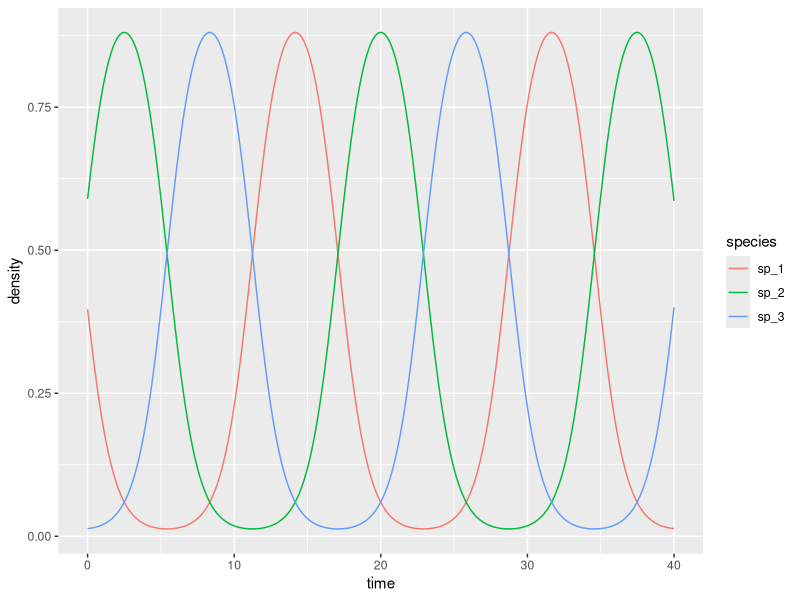
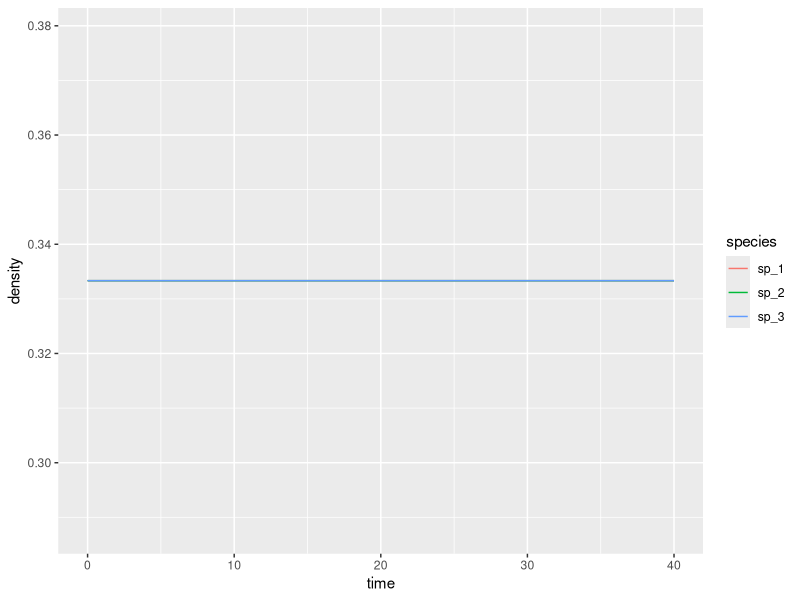
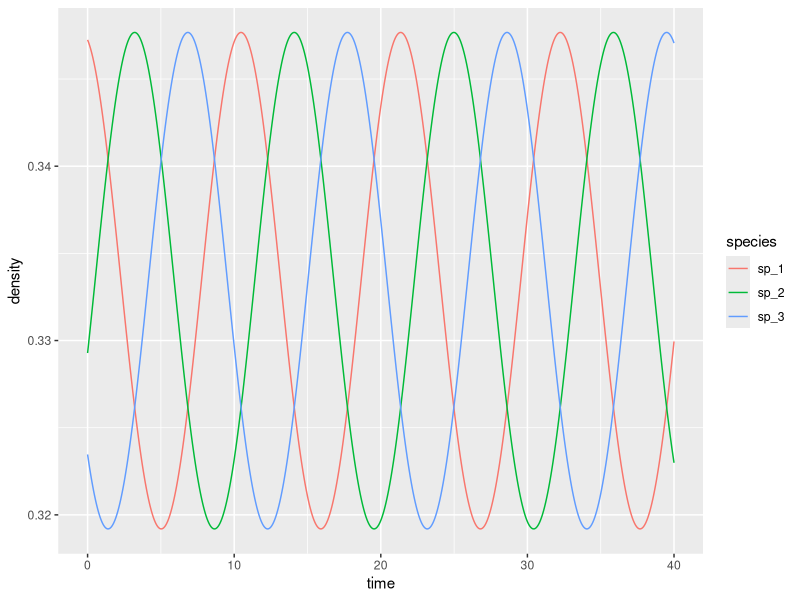
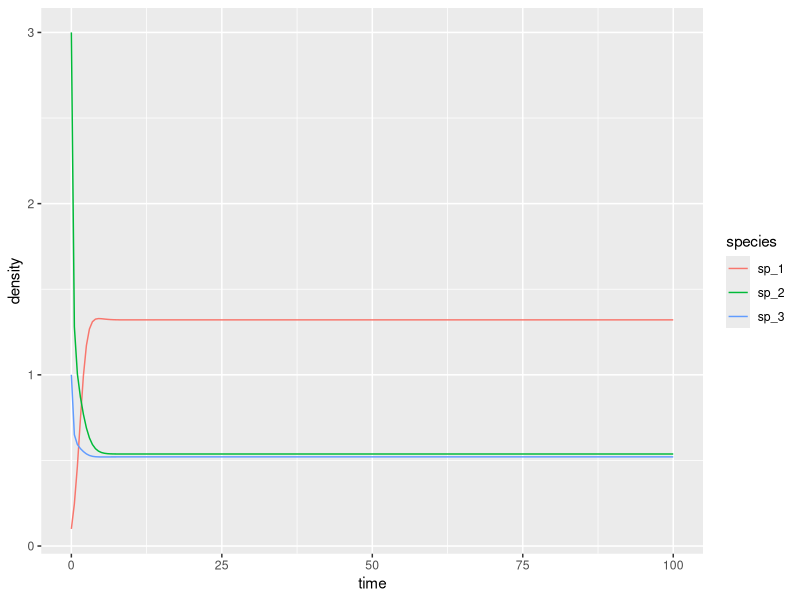
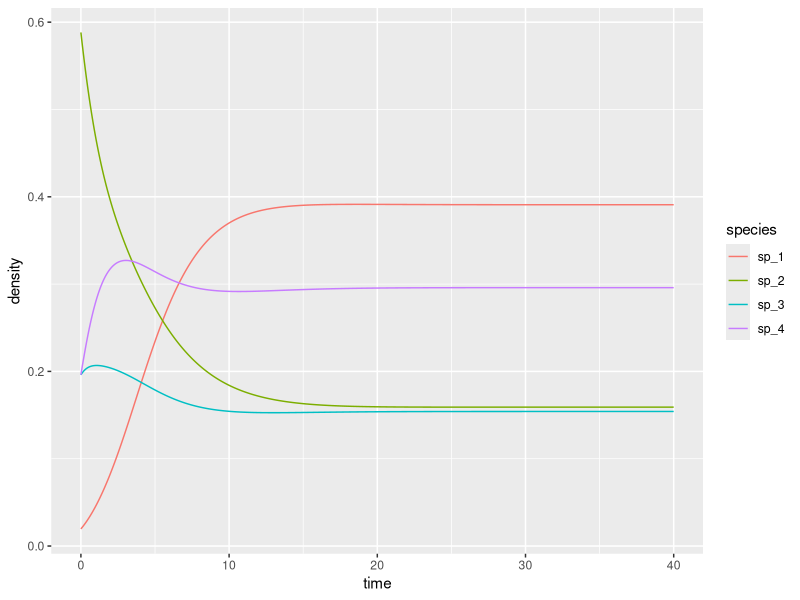
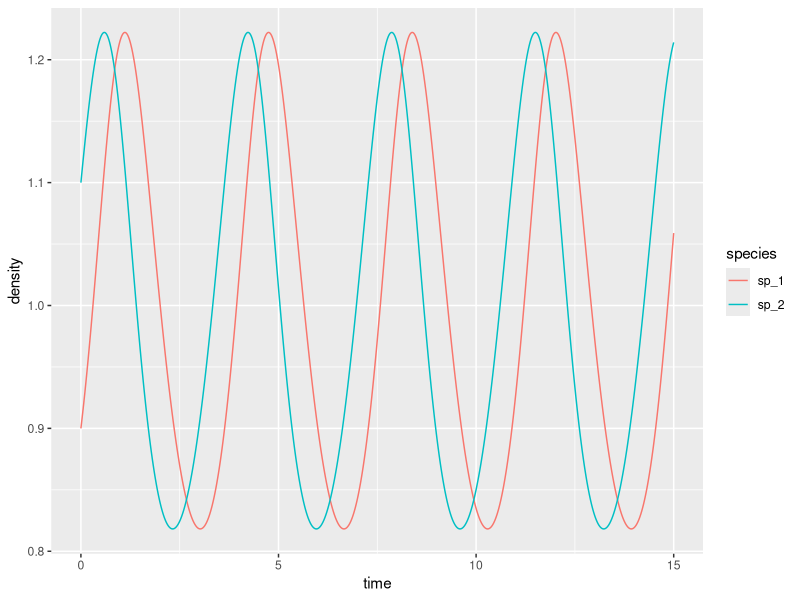
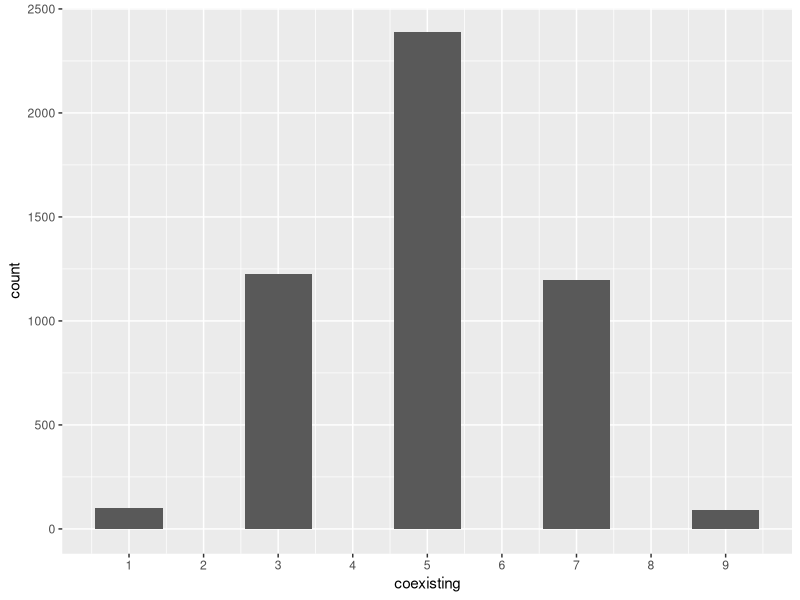
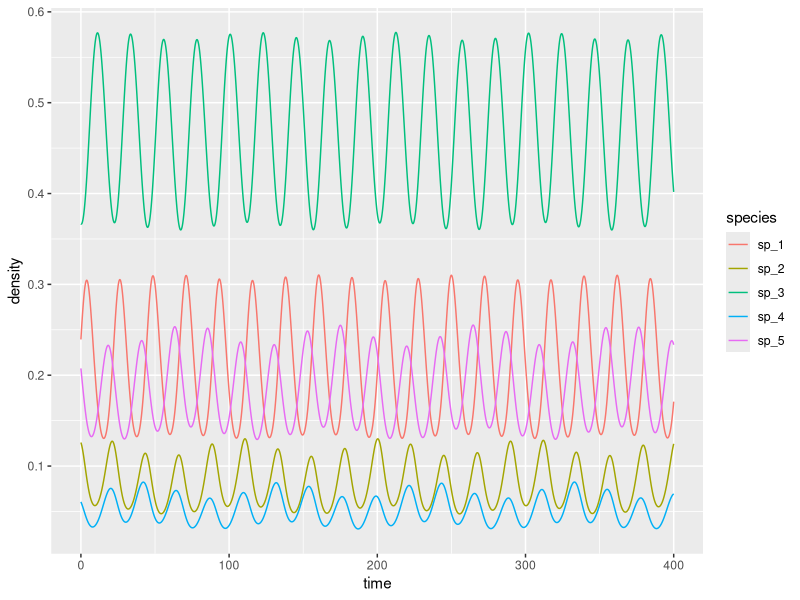

Write the R code that produced these figures, in order.
## ---- chunk 1
library(deSolve) # integrate ODEs
library(tidyverse) # plotting and wrangling
# define the differential equation
RE <-function(t, x, parameters){
  with(as.list(c(x, parameters)), {
    x[x < 10^-8] <- 0 # prevent numerical problems
    x <- x / sum(x) # keep on simplex
    dxdt <- x * (A %*% x - sum(x * A %*% x))
    list(dxdt)
  })
}
# function to plot output
plot_ODE_output <- function(out){
  out <- as.data.frame(out)
  colnames(out) <- c("time", paste("sp", 1:(ncol(out) -1), sep = "_"))
  out <- as_tibble(out) %>% gather(species, density, -time)
  pl <- ggplot(data = out) + 
    aes(x = time, y = density, colour = species) + 
    geom_line()
  show(pl)
  return(out)
}
# general function to integrate RE
integrate_RE <- function(A, x0, maxtime = 40, steptime = 0.05){
  times <- seq(0, maxtime, by = steptime)
  parameters <- list(A = A)
  # solve numerically
  out <- ode(y = x0, times = times, 
           func = RE, parms = parameters, 
           method = "ode45")
  # plot and make into tidy form
  out <- plot_ODE_output(out)
  return(out)
}
# payoff matrix
A <- matrix(c(0, -1, 1,
              1, 0, -1,
              -1, 1, 0), 3, 3, byrow = TRUE)
# initial conditions
x0 <- runif(3)
x0 <- x0 / sum(x0)
rps <- integrate_RE(A, x0)
## ---- chunk 2
x0 <- rep(1 / 3, 3)
rps <- integrate_RE(A, x0)
## ---- chunk 3
x0 <- rep(1/3, 3) + 0.05 * runif(3)
x0 <- x0 / sum(x0)
rps <- integrate_RE(A, x0)
## ---- chunk 4
# Generalized Lotka-Volterra model
GLV <- function(t, x, parameters){
  with(as.list(c(x, parameters)), {
    x[x < 10^-8] <- 0 # prevent numerical problems
    dxdt <- x * (r + A %*% x)
    list(dxdt)
  })
}
# general function to integrate GLV
integrate_GLV <- function(r, A, x0, maxtime = 100, steptime = 0.5){
  times <- seq(0, maxtime, by = steptime)
  parameters <- list(r = r, A = A)
  # solve numerically
  out <- ode(y = x0, times = times, 
           func = GLV, parms = parameters, 
           method = "ode45")
  # plot and make into tidy form
  out <- plot_ODE_output(out)
  return(out)
}
## ---- chunk 5
r <- c(1, 2, 3)
A <- matrix(c(-1, 0.5, 0.1,
              -0.7, -2, 0,
              -0.3, 0, -5), 3, 3, byrow = TRUE)
x0 <- c(0.1, 3, 1)
glvex <- integrate_GLV(r, A, x0)
## ---- chunk 6
B <- matrix(0, 4, 4)
B[1:3, 1:3] <- A
B[1:3, 4] <- r
B
y0 <- c(x0, 1)
y0 <- y0 / sum(y0)
reex <- integrate_RE(B, y0)
## ---- chunk 7
glvex %>% filter(time == 100)
## ---- chunk 8
reex %>% filter(time == 40)
reex %>% filter(time == 40) %>% mutate(density = density / tail(density, 1))
## ---- chunk 9
r <- c(-1, 1)
A <- matrix(c(-1, 2,
              -2, 1), 2, 2, byrow = TRUE)
x0 <- c(0.9, 1.1)
glvex <- integrate_GLV(r, A, x0, maxtime = 15, steptime = 0.01)
## ---- chunk 10
library(lpSolve)
# Build a random matrix H such that H_ij + H_ji = 1
random_H <- function(n){
  # build random hypertournament H
  H <- matrix(runif(n * n), n, n)
  return(H / (H + t(H)))
}
# Find the optimal strategy for the two-person game encoded in H
# using linear programming.
# This is also the coexistence equilibrium of the dynamical system.
find_optimal_strategy <- function(H){
  n <- dim(H)[1]
  f.obj <- rep(1, n)
  f.con <- H
  f.rhs <- rep(1, n)
  f.dir <- rep("<=", n)
  z <- lp ("max", f.obj, f.con, f.dir, f.rhs)
  return(z$solution / sum(z$solution))
}
## ---- chunk 11
n <- 10
num_simulations <- 5000
results <- tibble(simulation = 1:num_simulations, coexisting = 0)
for (i in 1:num_simulations){
  H <- random_H(n)
  coexisting <- find_optimal_strategy(H)
  results[i,"coexisting"] <- sum((coexisting > 0)*1)
}
# and plot
ggplot(data = results) + 
  aes(x = coexisting) + 
  geom_bar() + 
  scale_x_continuous(breaks = 0:10)
## ---- chunk 12
n <- 5
# search for random H yielding all species coexisting
i <- 0
while(TRUE){
  i <- i + 1
  set.seed(i)
  H <- random_H(n)
  x_star <- find_optimal_strategy(H)
  if (all(x_star) > 0) break
}
# payoff matrix
A <- H - t(H)
# initial conditions close to equilibrium
x0 <- x_star + runif(n) * 0.2
x0 <- x0 / sum(x0)
fivespp <- integrate_RE(A, x0, maxtime = 400, steptime = 0.1)
## ---- chunk 13
# Now payoff is a tensor
RE_3 <- function(t, x, parameters){
  with(as.list(c(x, parameters)), {
    x[x < 10^-8] <- 0 # prevent numerical problems
    x <- x / sum(x) # keep on simplex
    n <- length(x)
    dxidt <- rep(0, n)
    for (i in 1:n){
      dxidt[i] <- x[i] * x %*% P3[i,,] %*% x
    }
    list(dxidt)
  })
}
# general function to integrate RE_3
integrate_RE_3 <- function(H, x0, maxtime = 40, steptime = 0.05){
  times <- seq(0, maxtime, by = steptime)
  n <- nrow(H)
  P3 <- array(0, c(n, n, n))
  for (i in 1:n){
    for (j in 1:n){
      for (k in 1:n){
        P3[i,j,k] <- 2 * H[i,j] * H[i,k] -  H[j,i] * H[j,k] - H[k,i] * H[k,j]
      }
    }
  }
  parameters <- list(P3 = P3)
  # solve numerically
  out <- ode(y = x0, times = times, 
           func = RE_3, parms = parameters, 
           method = "ode45")
  # plot and make into tidy form
  out <- plot_ODE_output(out)
  return(out)
}
# integrate the system above
fivespp <- integrate_RE_3(H, x0, maxtime = 800, steptime = 0.1)
## ---- chunk 14
H <- matrix(c(1/2, 1, 0,
              0, 1/2, 1,
              1, 0, 1/2), 3, 3, byrow = TRUE)
x0 <- runif(3)
x0 <- x0 / sum(x0)
rps <- integrate_RE_3(H, x0, maxtime = 50, steptime = 0.1)
